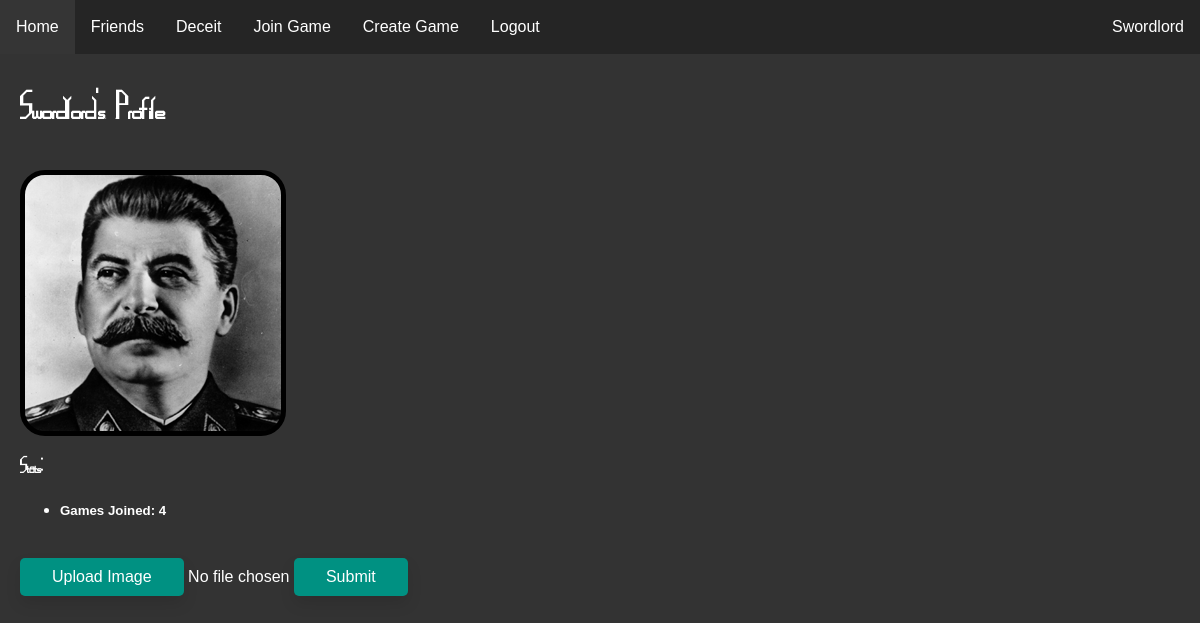
/user/1 (signed in), run on the app's committed database.
### website/models.py (models this page shows)
class User(db.Model, UserMixin):
    id = db.Column(db.Integer, primary_key=True)
    email = db.Column(db.String(150), unique=True)
    password = db.Column(db.String(150))
    username = db.Column(db.String(150))
    pfp = db.Column(db.String(50))
    admin = db.Column(db.String(50))

### website/profiles.py (the view, shortened to what this page needs)
@profiles.route('<int:user_id>', methods=['GET', 'POST'])
@login_required
def profile(user_id):
    user = User.query.filter_by(id=user_id).first()
    counter=0
    is_friends = False
    is_friends1 = Friends.query.filter_by(user1=user_id, user2=current_user.id).first()
    is_friends2 = Friends.query.filter_by(user2=user_id, user1=current_user.id).first()
    if is_friends1 != None or is_friends2 != None:
        is_friends = True
    for games in db.session.query(GamesJoined).filter_by(user=user_id):
        counter += 1
    if user == current_user:
        is_current_user = True
    else:
        is_current_user = False
    return render_template('profile.html', is_current=is_current_user, user=current_user, player=user, games_joined=counter, is_friends=is_friends)

### website/templates/profile.html (shortened to what this page needs)
{% extends "base.html" %} {% block title %}{{player.username}}'s Profile{% endblock %}
{% block content %}
<head>
    <link rel="stylesheet" type="text/css" href="/static/css/profile.css" />
</head>
<br/>
<h1 id="heading">{{player.username}}'s Profile</h1>
<br/>
<div class="pfp" style="background-image: url({{player.pfp}});">
</div>
<h3>Stats:</h3>
<ul>
    <li><h5>Games Joined: {{ games_joined }}</h5></li>
</ul>
<br/>
{% if not is_current %}
    {% if not is_friends %}
        <form method="POST">
            <input type="hidden" name="Add Friend" value="Add Friend">
            <button class="button-main" id = "Add Friend" type="submit" value="Add Friend">Add Friend</button>
        </form>
    {% endif %}
    {% if is_friends %}
        <form method="POST">
            <input type="hidden" name="Remove Friend" value="Remove Friend">
            <button class="button-main" id = "Remove Friend" type="submit" value="Remove Friend">Remove Friend</button>
        </form>
    {% endif %}
{% else %}
    <form enctype="multipart/form-data" method="POST">
        <label class="button-main" for="pfp">Upload Image</label>
        <span id="file-chosen">No file chosen</span>
        <input class="button-main" type="submit">
    </form>
{% endif %}
{% endblock %}

### website/templates/base.html (shortened to what this page needs)
<!DOCTYPE html>
<html lang="en">
<head>
    <link rel="stylesheet" type="text/css" href="/static/css/main.css" />
</head>
<body>
    <ul class="navbar">
      {% if user.is_authenticated %}
      <li><a class="nav-item nav-link" id="home" href="/">Home</a></li>
      <li><a class="nav-item nav-link" id="friends" href="/user/friends">Friends</a></li>
      <li><a class="nav-item nav-link" id="deceit" href="/deceit">Deceit</a></li>
      <li><a class="nav-item nav-link" id="join_game" href="/join-game">Join Game</a></li>
      <li><a class="nav-item nav-link" id="create_game" href="/create-game">Create Game</a></li>
      <li><a class="nav-item nav-link" id="logout" href="/logout">Logout</a></li>
      <li><a class="nav-user nav-link" id="user_link" href="{{url_for('profiles.profile', user_id=user.id)}}">{{ user.username }}</a></li>
      {% else %}
      <li><a class="nav-item nav-link" id="login" href="/login">Login</a></li>
      <li><a class="nav-item nav-link" id="signUp" href="/sign-up">Sign Up</a></li>
      {% endif %}
    </ul>
    <div id="main_div">
    <div class="container">
        {% block content %}
        {% endblock %}
    </div>
    </div>
</body>
</html>

### website/static/css/main.css (style rules this page uses)
#main_div { margin-top: 30px; padding: 20px; }
h1, h2, h3 { font-family: MapGame; }
body { margin: 0px; background-color: #333333; color: white; }
.navbar { list-style-type: none; margin: 0; padding: 0; overflow: hidden; background-color: #252525; position: fixed; top: 0; width: 100%; }
.nav-item { float: left; }
.nav-user { float:right; }
.nav-link { display: block; color: white; text-align: center; padding: 18px 16px; text-decoration: none; }
.pfp { width: 64px; height: 64px; }
.button-main { background-color: rgb(0, 145, 130); border: none; color: white; padding: 10px 32px; text-align: center; text-decoration: none; display: inline-block; font-size: 16px; border-radius: 5px; transition-duration: 0.4s; box-shadow: 0px 8px 15px rgba(0, 0, 0, 0.1); cursor: pointer; }
html { font-family: Arial, Helvetica, sans-serif; }

### website/static/css/profile.css (style rules this page uses)
.pfp { width: 256px; height: 256px; border: 5px solid #000000; border-radius: 25px; }

### data on the page
User: username "Swordlord", pfp (picture)

### other printed values
{{ games_joined }} "4"
